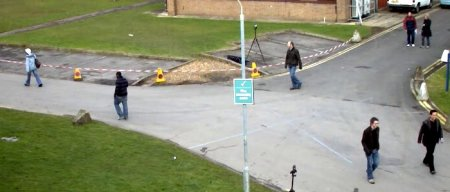
#> input picture OpenCV/examples/resframe.jpg, 450 x 192 px
$ python brightness_contrast.py
#> lines starting #> are read from the running program, lines starting #| are printed output that depends on the picture
# -*- coding: utf-8 -*-
# encoding: utf-8
#
# brightness_contrast.py

# 亮度、对比度调整

import cv2
import numpy as np

window_name = "brightness"

#读入图片，模式为BGR，创建窗口
img = cv2.imread("resframe.jpg")
#> img is the input picture: shape (192, 450, 3); mean B, G, R 123.6, 146.7, 143.5
cv2.namedWindow(window_name)

cv2.imshow("Original",img)

#convert it to hsv
hsv = cv2.cvtColor(img, cv2.COLOR_BGR2HSV)
#> hsv: shape (192, 450, 3); mean H, S, V 56.4, 64.1, 150.8
#> slider 'brightness' is set to 85
#h, s, v = cv2.split(hsv)

def increase_brightness(increase):
#> called with increase = 85
    hsvCopy = hsv.copy()

    v = hsvCopy[:,:,2]
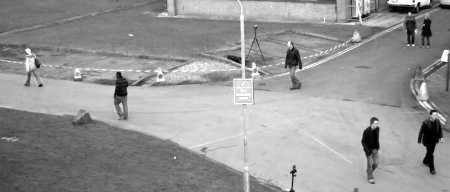
#> v: shape (192, 450); min 0, max 255, mean 150.8
    v = np.where(v <= 255 - increase, v + increase, 255)
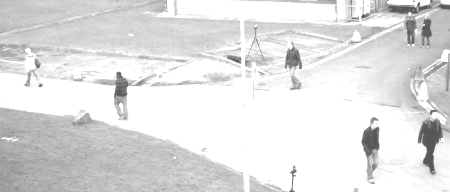
#> v: shape (192, 450); min 85, max 255, mean 224.5
    hsvCopy[:,:,2] = v
#> hsvCopy: shape (192, 450, 3); mean H, S, V 56.4, 64.1, 224.5

    img = cv2.cvtColor(hsvCopy, cv2.COLOR_HSV2BGR)
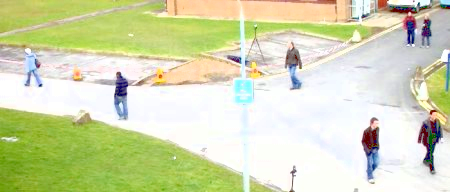
#> img: shape (192, 450, 3); mean B, G, R 178.2, 217.3, 211.6
    cv2.imshow(window_name,img)

# 算法来源：https://stackoverflow.com/questions/39308030/how-do-i-increase-the-contrast-of-an-image-in-python-opencv
def increase_contrast(increase):
#> called with increase = -100
    hsvCopy = hsv.copy()
    hsvCopy[:,:,2] = [[max(pixel - increase, 0) if pixel < 190 else min(pixel + increase, 255) for pixel in row] for row in hsvCopy[:,:,2]]
#> hsvCopy: shape (192, 450, 3); mean H, S, V 56.4, 64.1, 145.4
    cv2.imshow(window_name, cv2.cvtColor(hsvCopy, cv2.COLOR_HSV2BGR))
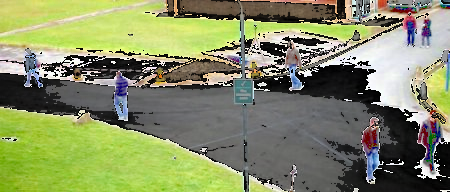
#> window 'brightness': shape (192, 450, 3); mean B, G, R 101.1, 140.4, 133.2


#创建滑动条
cv2.createTrackbar("brightness", window_name,0, 255, increase_brightness)
cv2.createTrackbar("contrast", window_name,-100, 100, increase_contrast)

cv2.imshow(window_name,img)

if cv2.waitKey(0) == 27:
#> (key Esc is pressed here)
    cv2.destroyAllWindows()

$ run again, with OpenCV/examples/rgb2.jpg copied over OpenCV/examples/resframe.jpg
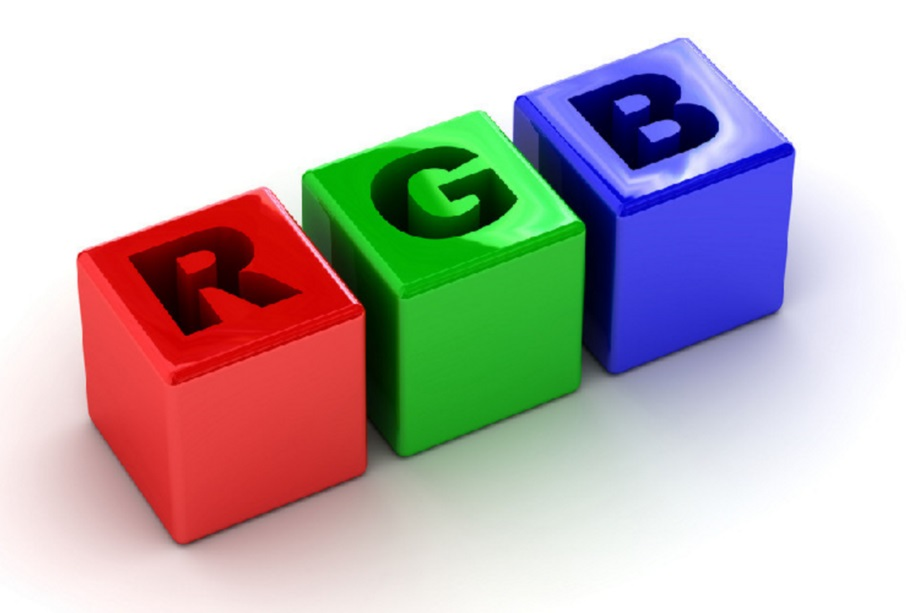
#> input picture OpenCV/examples/rgb2.jpg, 906 x 613 px
#> img is the input picture: shape (613, 906, 3); mean B, G, R 179.2, 179.6, 188.3
#> hsv: shape (613, 906, 3); mean H, S, V 44, 81.2, 219.6
#> in increase_brightness, `v = np.where(v <= 255 - increase, v + increase, 255)`:
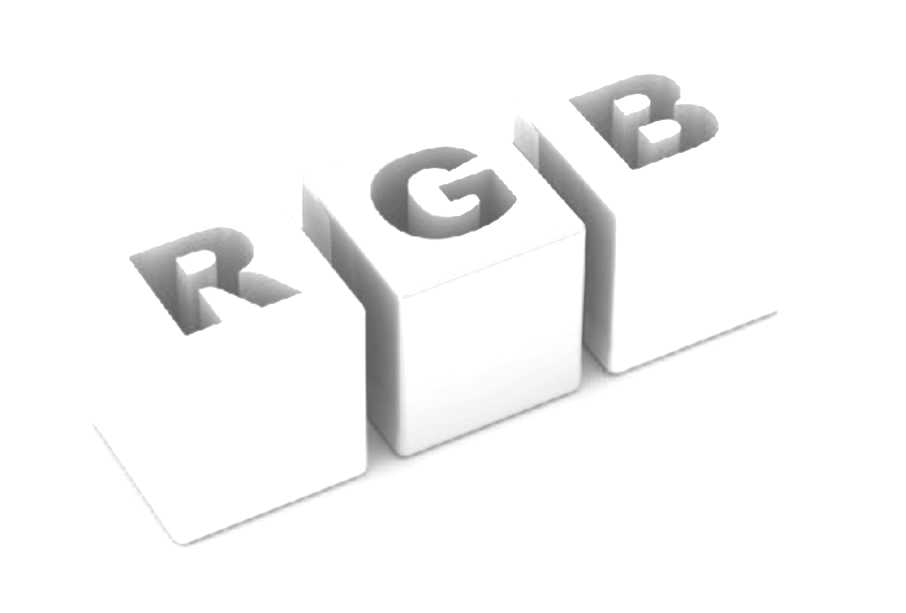
#> v: shape (613, 906); min 91, max 255, mean 246.6
#> in increase_contrast, `cv2.imshow(window_name, cv2.cvtColor(hsvCopy, cv2.COLOR_HSV2BGR))`:
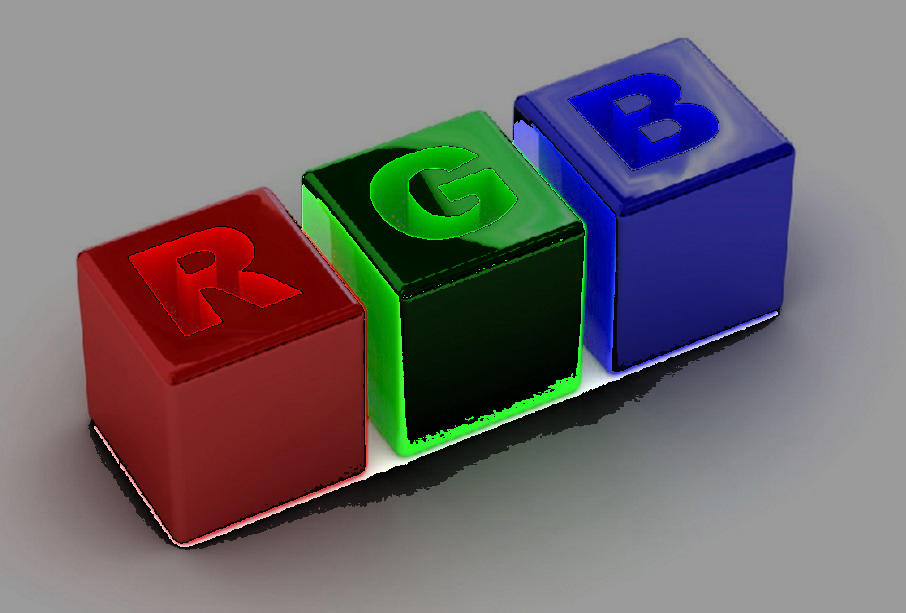
#> window 'brightness': shape (613, 906, 3); mean B, G, R 107.7, 104.6, 111.3
